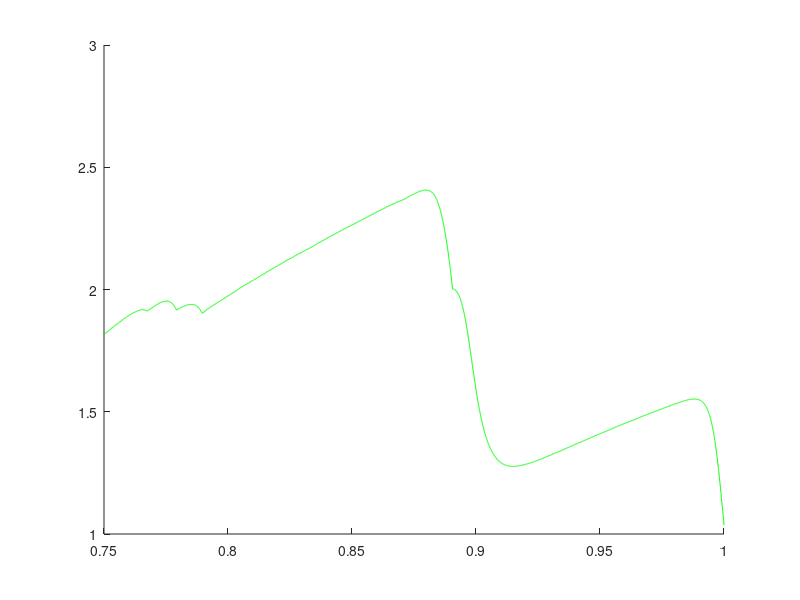

The MATLAB script that drew this image: (Note: this script raises an error after producing the figure.)
N = 20;
L = 22.839;
x = linspace(0, L, N);
delta = 0.04;
sigma0 = 0.0001;
m = 0.45;
a0=1;
a1=0.75;
dt = 0.1;
eps_values = 0.0005:0.0002:0.002;

% colormap from green to red
num_eps = numel(eps_values);
colors = interp1([0, 0.5, 1], [0, 1, 0; 1, 1, 0; 1, 0, 0], linspace(0, 1, num_eps));

figure(2); hold on;

for i = 1:num_eps
    eps = eps_values(i);
    T = (a0 - a1) / eps;
    tt = 0:dt:T;
    aa = a0 - eps * tt;
    n0=a0/2+sqrt((a0/(2*m))^2-1);
    n = (x') * 0 + n0;
    w = 1 ./ n;
    dx = x(2) - x(1);
    tout = 0;

    % Laplacian with Neumann boundary conditions
    Lap = -2 * diag(ones(1, N)) + diag(ones(1, N - 1), 1) + diag(ones(1, N - 1), -1);
    Lap(1, 2) = 2;
    Lap(N, N - 1) = 2;

    M1 = delta * Lap / dx^2 + eye(N) * (-1 / dt - m);
    M2 = Lap / dx^2 - eye(N);

    maxn = [];
    spread = [];

    for idx = 1:numel(tt)
        a = aa(idx);
        t = tt(idx);

        noise = randn(N, 1) * sqrt(dt) * sigma0 * sqrt(N);
        wnext = (M2 - diag(n.^2)) \ (-a - noise / dt);
        nnext = M1 \ (-n / dt - n.^2 .* w);
        n = nnext;
        w = wnext;

        maxn(end + 1) = max(n);
        spread(end + 1) = (max(n) - min(n)) / mean(n);
    end
    h = plot(aa, maxn, 'Color', colors(i, :), 'DisplayName', sprintf('\\epsilon = %g', eps));
    [spreadUnique, uniqueIdx] = unique(spread);
    aaUnique = aa(uniqueIdx);
    at = interp1(spreadUnique, aaUnique, 1);
    plot([at, at], [0, 3], '--', 'Color', h.Color, 'DisplayName', sprintf('a_d for \\epsilon = %g', eps), 'HandleVisibility', 'off');
end

xlabel('a');
ylabel('max(n)');
title(sprintf('\\delta = %g, m = %g, \\sigma_0 = %g', delta, m, sigma0));
legend('Location', 'northeastoutside');

% Bifurcation diagram from soresina
hold on;
box on;
a = a1:0.001:a0;
Ep_n = @(a) a./(2*m) - sqrt((a./(2*m)).^2 - 1);
Em_n = @(a) a./(2*m) + sqrt((a./(2*m)).^2 - 1);
plot(a, Ep_n(a), 'b:', 'DisplayName', 'E_{+}');
plot(a, Em_n(a), 'b', 'DisplayName', 'E_{-}');
xlabel('a');
ylabel('n_{eq}');
% axis([0.8, 1.2, 0, 2.5]);
plot([2*m 2*m], [0 1], 'k:', 'DisplayName', 'a_C'); % aC

legend show;
hold off;